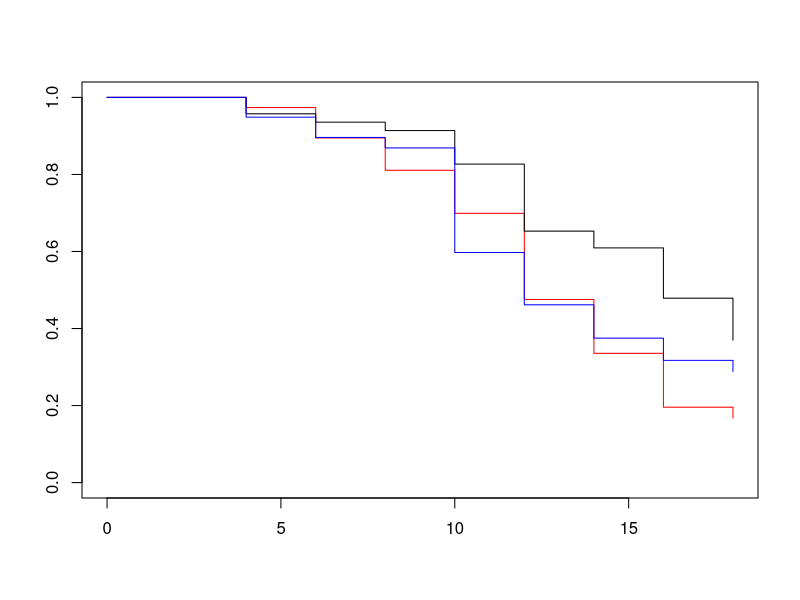
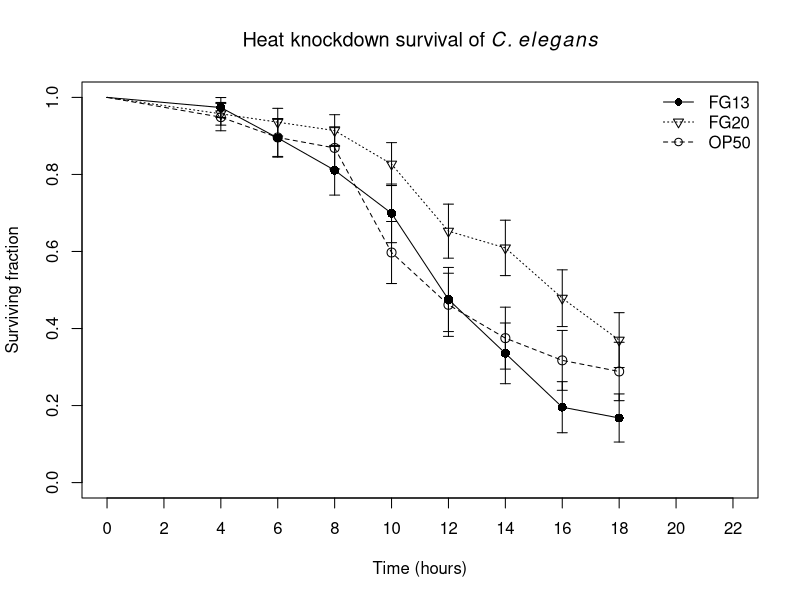
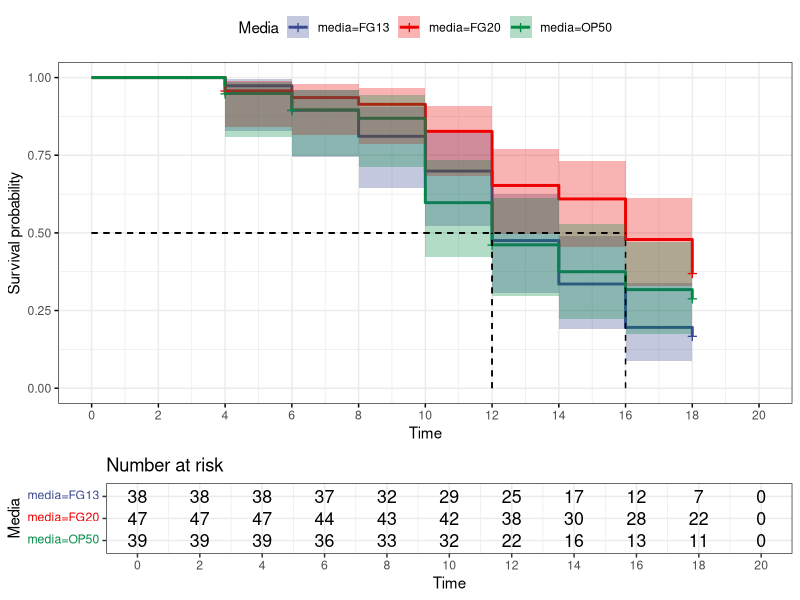
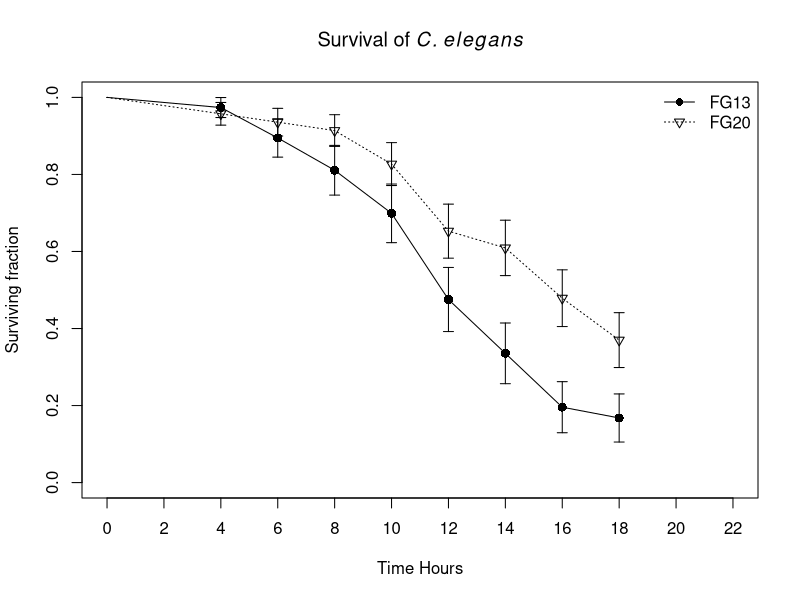
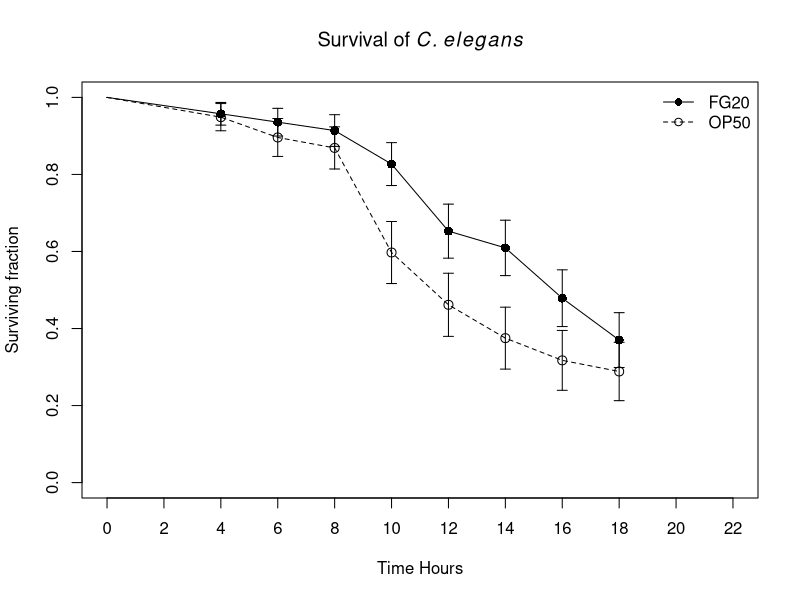
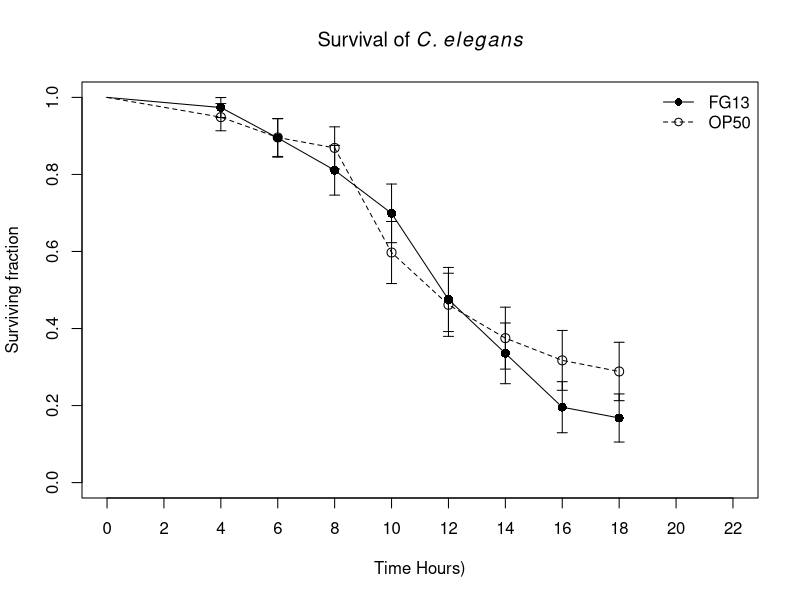
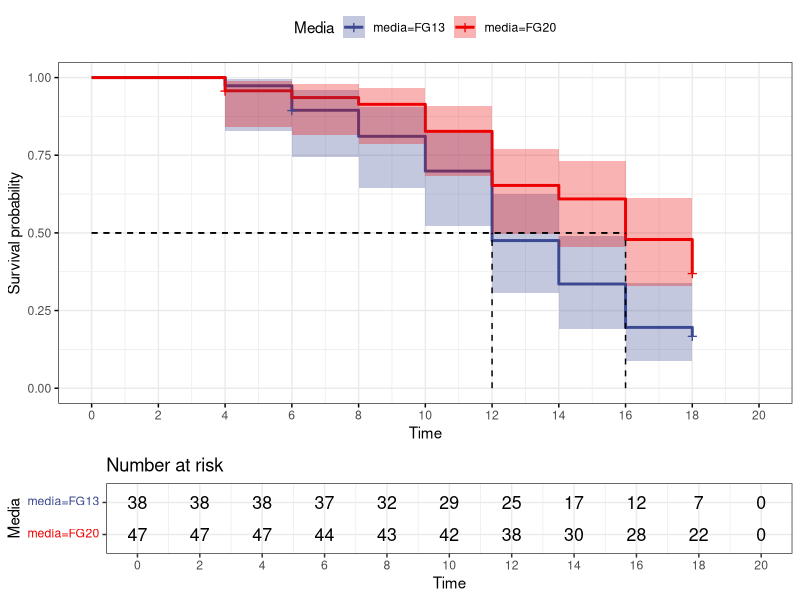
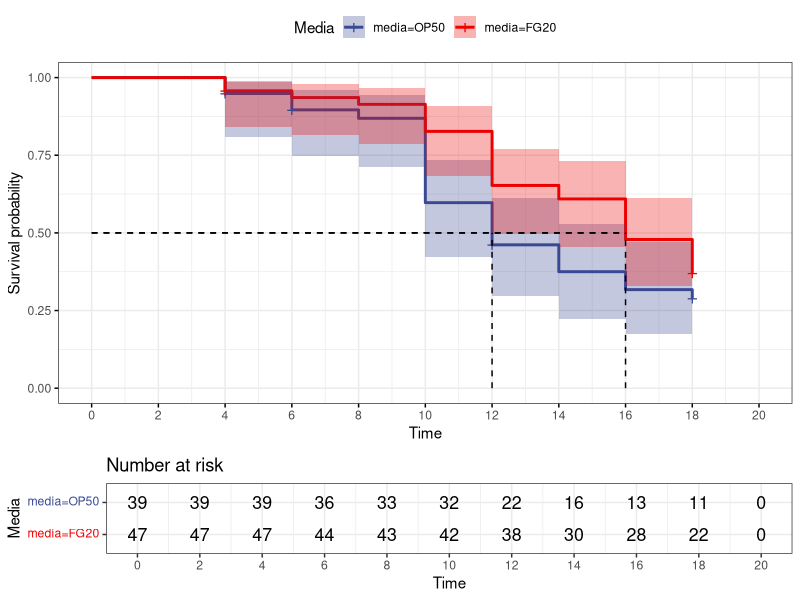

The R source for these figures, in order: (Note: this script raises an error after producing the figures.)
## ---- chunk 1
knitr::opts_chunk$set(echo = TRUE)
library(survival) 
library(here)
library(survminer)
## ---- chunk 2
data <- read.table(here('data','Worm_4days.csv'), header = TRUE, sep = ";", dec = ",")
head(data)
## ---- chunk 3
colnames(data)<-c("Time","status","media",'Replicate')
head(data)
## ---- chunk 4
data$Survobj <- with(data,Surv(data$Time, event = data$status))
km <- survfit(Survobj ~ media, data = data,conf.type = "log-log", error = "greenwood")
s_km <- summary(km)
plot(km, col = c("red","black",'blue'))
fit <- coxph(Survobj ~ media, data = data)
summary(fit)
data$media <- factor(data$media, levels = c('OP50','FG13','FG20'))
fit <- coxph(Survobj ~ media, data = data)
summary(fit)
## ---- chunk 5
df_fly_13 <- data.frame(c(0,s_km$time[1:8]),c(1,s_km$surv[1:8]),
                        c(0,s_km$std.err[1:8]))
colnames(df_fly_13) <- c('Time','Surv','Std.error')
df_fly_20 <- data.frame(c(0,s_km$time[9:16]),c(1,s_km$surv[9:16]),
                        c(0,s_km$std.err[9:16]))
colnames(df_fly_20) <- c('Time','Surv','Std.error')
df_OP50 <- data.frame(c(0,s_km$time[17:24]),c(1,s_km$surv[17:24]),
                        c(0,s_km$std.err[17:24]))
colnames(df_OP50) <- c('Time','Surv','Std.error')

plot(df_fly_13$Time[2:9],df_fly_13$Surv[2:9], pch = 16, cex = 1.2, xlab = 'Time (hours)', ylab = 'Surviving fraction', 
     main = expression('Heat knockdown survival of' ~italic(C.) ~italic(elegans)),
     xlim = c(0,22), ylim = c(0,1), xaxp = c(0,22,11))
lines(df_fly_13$Time,df_fly_13$Surv)
arrows(df_fly_13$Time, df_fly_13$Surv-df_fly_13$Std.error, df_fly_13$Time, 
       df_fly_13$Surv+df_fly_13$Std.error, length=0.05, angle=90, code=3, col = 'black')
points(df_OP50$Time[2:9],df_OP50$Surv[2:9], pch = 1, cex = 1.2)
lines(df_OP50$Time,df_OP50$Surv, lty = 2)
arrows(df_OP50$Time, df_OP50$Surv-df_OP50$Std.error,
      df_OP50$Time, df_OP50$Surv+df_OP50$Std.error, 
      length=0.05, angle=90, code=3, col = 'black')
points(df_fly_20$Time[2:9],df_fly_20$Surv[2:9], pch = 6)
lines(df_fly_20$Time,df_fly_20$Surv,lty = 3)
arrows(df_fly_20$Time, df_fly_20$Surv-df_fly_20$Std.error, df_fly_20$Time, 
       df_fly_20$Surv+df_fly_20$Std.error, length=0.05, angle=90, code=3, col = 'black')
legend('topright', pch = c(16,6,1),lty = c(1,3,2), 
       legend = c('FG13','FG20','OP50'), bty = 'n')

## ---- chunk 6
ggsurvplot(km,data = data, conf.int = TRUE, ggtheme = theme_bw(),
           risk.table = 0.25, palette ='aaas', surv.median.line = 'hv',legend.title = 'Media',break.x.by = 2) 
## ---- chunk 7
survdiff(Survobj ~media, data = data, rho = 0) 
survdiff(Survobj ~media, data = data, rho = 1) 
## ---- chunk 8
d_OP50 <- data[data$media == 'OP50',]
d_13 <- data[data$media == "FG13",]
d_20 <- data[data$media == "FG20",]
d_fly <- rbind(d_13, d_20)
d_2050 <- rbind(d_20, d_OP50)
d_1350 <- rbind(d_13, d_OP50)
## ---- chunk 9
survdiff(Surv(Time,status) ~ media, data = d_fly, rho = 0)
survdiff(Surv(Time,status) ~ media, data = d_fly, rho = 1)
fit_fly <- coxph(Surv(Time,status) ~media, data = d_fly)
summary(fit_fly)
## ---- chunk 10
survdiff(Surv(Time,status) ~ media, data = d_2050, rho = 0)
survdiff(Surv(Time,status) ~ media, data = d_2050, rho = 1)
fit_2050 <- coxph(Surv(Time,status) ~media, data = d_2050)
summary(fit_2050)
## ---- chunk 11
survdiff(Surv(Time,status) ~ media, data = d_1350, rho = 0)
survdiff(Surv(Time,status) ~ media, data = d_1350, rho = 1)
fit_1350 <- coxph(Surv(Time,status) ~media, data = d_1350)
summary(fit_1350)
## ---- chunk 12
plot(df_fly_13$Time[2:9],df_fly_13$Surv[2:9], pch = 16, cex = 1.2, xlab = 'Time Hours', 
     ylab = 'Surviving fraction', 
     main = expression('Survival of'~italic(C.) ~italic(elegans)),
     xlim = c(0,22), ylim = c(0,1), xaxp = c(0,22,11))
lines(df_fly_13$Time,df_fly_13$Surv)
arrows(df_fly_13$Time, df_fly_13$Surv-df_fly_13$Std.error, df_fly_13$Time, 
       df_fly_13$Surv+df_fly_13$Std.error, length=0.05, angle=90, code=3, col = 'black')
points(df_fly_20$Time[2:9],df_fly_20$Surv[2:9], pch = 6)
lines(df_fly_20$Time,df_fly_20$Surv,lty = 3)
arrows(df_fly_20$Time, df_fly_20$Surv-df_fly_20$Std.error, df_fly_20$Time, 
       df_fly_20$Surv+df_fly_20$Std.error, length=0.05, angle=90, code=3, col = 'black')
legend('topright', pch = c(16,6),lty = c(1,3), 
       legend = c('FG13','FG20'), bty = 'n')
## ---- chunk 13
plot(df_fly_20$Time[2:9],df_fly_20$Surv[2:9], pch = 16, cex = 1.2, xlab = 'Time Hours', 
     ylab = 'Surviving fraction', 
     main = expression('Survival of'~italic(C.) ~italic(elegans)),
     xlim = c(0,22), ylim = c(0,1), xaxp = c(0,22,11))
points(df_OP50$Time[2:9],df_OP50$Surv[2:9], pch = 1, cex = 1.2)
lines(df_OP50$Time,df_OP50$Surv, lty = 2)
arrows(df_OP50$Time, df_OP50$Surv-df_OP50$Std.error,
      df_OP50$Time, df_OP50$Surv+df_OP50$Std.error, 
      length=0.05, angle=90, code=3, col = 'black')
lines(df_fly_20$Time,df_fly_20$Surv,lty = 1)
arrows(df_fly_20$Time, df_fly_20$Surv-df_fly_20$Std.error, df_fly_20$Time, 
       df_fly_20$Surv+df_fly_20$Std.error, length=0.05, angle=90, code=3, col = 'black')
legend('topright', pch = c(16,1),lty = c(1,2), 
       legend = c('FG20', 'OP50'), bty = 'n')
## ---- chunk 14
plot(df_fly_13$Time[2:9],df_fly_13$Surv[2:9], pch = 16, cex = 1.2, xlab = 'Time Hours)', 
     ylab = 'Surviving fraction', 
     main = expression('Survival of'~italic(C.) ~italic(elegans)),
     xlim = c(0,22), ylim = c(0,1), xaxp = c(0,22,11))
lines(df_fly_13$Time,df_fly_13$Surv)
arrows(df_fly_13$Time, df_fly_13$Surv-df_fly_13$Std.error, df_fly_13$Time, 
       df_fly_13$Surv+df_fly_13$Std.error, length=0.05, angle=90, code=3, col = 'black')
points(df_OP50$Time[2:9],df_OP50$Surv[2:9], pch = 1, cex = 1.2)
lines(df_OP50$Time,df_OP50$Surv, lty = 2)
arrows(df_OP50$Time, df_OP50$Surv-df_OP50$Std.error,
      df_OP50$Time, df_OP50$Surv+df_OP50$Std.error, 
      length=0.05, angle=90, code=3, col = 'black')
legend('topright', pch = c(16,1),lty = c(1,2), 
       legend = c('FG13','OP50'), bty = 'n')
## ---- chunk 15
km_fly <- survfit(Surv(Time,status) ~ media, data = d_fly,conf.type = "log-log", error = "greenwood")
km_2050 <- survfit(Surv(Time,status) ~ media, data = d_2050,conf.type = "log-log", error = "greenwood")
km_1350 <- survfit(Surv(Time,status) ~ media, data = d_1350,conf.type = "log-log", error = "greenwood")
ggsurvplot(km_fly,data = d_fly, conf.int = TRUE,
           ggtheme = theme_bw(),risk.table = 0.25,
           palette ='aaas', surv.median.line = 'hv',
           legend.title = 'Media',break.x.by = 2)
ggsurvplot(km_2050,data = d_2050, conf.int = TRUE, 
          ggtheme = theme_bw(), risk.table = 0.25,
          palette ='aaas', surv.median.line = 'hv',
          legend.title = 'Media',break.x.by = 2)
ggsurvplot(km_1350,data = d_1350, conf.int = TRUE, 
           ggtheme = theme_bw(),risk.table = 0.25,
           palette ='aaas', surv.median.line = 'hv',
           legend.title = 'Media', break.x.by = 2) 
## ---- chunk 16
data_2 <- read.table(here('data', 'worm_second.csv'), header = TRUE,
                     sep = ';')
head(data_2)
colnames(data_2) <- c('Time','media','Metabolite','status')
data_2_rep <- subset(data_2, Metabolite == 0)
## ---- chunk 17
plot(survfit(fit, newdata = data.frame(media = 'FG20')), lty = 2, xaxp = c(0,18,9), col = 'blue',
     main = 'Predictions for model and sample data',
     xlab = 'Time Hours')
lines(survfit(fit, newdata = data.frame(media = 'FG13')), col = 'firebrick')
lines(survfit(fit, newdata = data.frame(media = 'OP50')), lty =3)
points(df_OP50$Time, df_OP50$Surv, col = 'black', pch = 16)
points(df_fly_13$Time,df_fly_13$Surv, col = 'firebrick', pch = 16)
points(df_fly_20$Time,df_fly_20$Surv, col = 'blue', pch = 16)
legend('topright', pch = 16,lty = c(1,3,2), 
       col = c('firebrick','blue','black'), 
       legend = c('FG13','FG20','OP50'), bty = 'n')
## ---- chunk 18
data_2_rep$Survobj <- with(data_2_rep,
                           Surv(data_2_rep$Time, event = data_2_rep$status))
km_2 <- survfit(Survobj ~ media, data = data_2_rep,conf.type = "log-log", 
              error = "greenwood")
s_km_2 <- summary(km_2)
plot(km_2)
fit_2 <- coxph(Survobj ~ media, data = data_2_rep)
summary(fit_2)
data_2_rep$media <- factor(data_2_rep$media, c('OP50','FG13','FG20'))
fit_2 <- coxph(Survobj ~ media, data = data_2_rep)
summary(fit_2)

## ---- chunk 19

df_fly_13_2 <- data.frame(c(0,s_km_2$time[1:8]),c(1,s_km_2$surv[1:8]),
                        c(0,s_km_2$std.err[1:8]))
colnames(df_fly_13_2) <- c('Time','Surv','Std.error')
df_fly_20_2 <- data.frame(c(0,s_km_2$time[9:14]),c(1,s_km_2$surv[9:14]),
                        c(0,s_km_2$std.err[9:14]))
colnames(df_fly_20_2) <- c('Time','Surv','Std.error')
df_OP50_2 <- data.frame(c(0,s_km_2$time[15:24]),c(1,s_km_2$surv[15:24]),
                        c(0,s_km_2$std.err[15:24]))
colnames(df_OP50_2) <- c('Time','Surv','Std.error')

plot(df_fly_13_2$Time[2:9],df_fly_13_2$Surv[2:9], pch = 16, cex = 1.2, xlab = 'Time (hours)', 
     ylab = 'Surviving fraction', 
     main = expression('Survival of'~italic(C.) ~italic(elegans) ~'replicate 2' ),
     xlim = c(0,22), ylim = c(0,1), xaxp = c(0,22,11))
lines(df_fly_13_2$Time,df_fly_13_2$Surv)
arrows(df_fly_13_2$Time, df_fly_13_2$Surv-df_fly_13_2$Std.error, df_fly_13_2$Time, df_fly_13_2$Surv+df_fly_13_2$Std.error, length=0.05, angle=90, code=3, col = 'black')
points(df_OP50_2$Time[2:9],df_OP50_2$Surv[2:9], pch = 1, cex = 1.2)
lines(df_OP50_2$Time,df_OP50_2$Surv, lty = 2)
arrows(df_OP50_2$Time, df_OP50_2$Surv-df_OP50_2$Std.error,
      df_OP50_2$Time, df_OP50_2$Surv+df_OP50_2$Std.error, 
      length=0.05, angle=90, code=3, col = 'black')
points(df_fly_20_2$Time[2:9],df_fly_20_2$Surv[2:9], pch = 6)
lines(df_fly_20_2$Time,df_fly_20_2$Surv,lty = 3)
arrows(df_fly_20_2$Time, df_fly_20_2$Surv-df_fly_20_2$Std.error, df_fly_20_2$Time, df_fly_20_2$Surv+df_fly_20_2$Std.error, length=0.05, angle=90, code=3, col = 'black')
legend('topright', pch = c(16,6,1),lty = c(1,3,2), 
       legend = c('FG13','FG20','OP50'), bty = 'n')

## ---- chunk 20
plot(survfit(fit, newdata = data.frame(media = 'FG20')), lty = 2, xaxp = c(0,18,9), col = 'blue',
     main = 'Predictions from old model and new data points',
     xlab = 'hours heat stress')
lines(survfit(fit, newdata = data.frame(media = 'FG13')), col = 'firebrick')
lines(survfit(fit, newdata = data.frame(media = 'OP50')), lty =3)
points(df_OP50_2$Time, df_OP50_2$Surv, col = 'black', pch = 16)
points(df_fly_13_2$Time,df_fly_13_2$Surv, col = 'firebrick', pch = 16)
points(df_fly_20_2$Time,df_fly_20_2$Surv, col = 'blue', pch = 16)
legend('topright', pch = 16,lty = c(1,3,2), 
       col = c('firebrick','blue','black'),
       legend = c('FG13','FG20','OP50'), bty = 'n')
## ---- chunk 21
plot(df_fly_13$Time[2:9],df_fly_13$Surv[2:9], pch = 16, cex = 1.2, xlab = 'Heatstress (hours)', 
     ylab = 'Surviving fraction', 
     main = expression('Survival of' ~ italic(C.) ~italic(elegans) ~' from flygut 13' ~degree*C),
     xlim = c(0,22), ylim = c(0,1), xaxp = c(0,22,11))
lines(df_fly_13$Time,df_fly_13$Surv)
arrows(df_fly_13$Time, df_fly_13$Surv-df_fly_13$Std.error, df_fly_13$Time, 
       df_fly_13$Surv+df_fly_13$Std.error, length=0.05, angle=90, code=3, col = 'black')
points(df_fly_13_2$Time[2:9],df_fly_13_2$Surv[2:9], pch = 1, cex = 1.2) 
lines(df_fly_13_2$Time,df_fly_13_2$Surv, lty = 2)
arrows(df_fly_13_2$Time, df_fly_13_2$Surv-df_fly_13_2$Std.error, df_fly_13_2$Time, df_fly_13_2$Surv+df_fly_13_2$Std.error, length=0.05, angle=90, code=3, col = 'black')
legend('topright', pch = c(16,1),lty = c(1,2), 
       legend = c('Old dataset', 'New dataset'), bty = 'n')
## ---- chunk 22
data$Group <- rep(1,length(data$Time))
data <- cbind(data[1:3],data[5:6])
data_2_rep$Group <- rep(2,length(data_2_rep$Time))
data_2_rep <- cbind(data_2_rep[,1:2],data_2_rep[,4:6])
d_OP50 <- data[data$media == 'OP50',]
d_13 <- data[data$media == 'FG13',]
d_20 <- data[data$media == 'FG20',]
d_OP50_2 <- data_2_rep[data_2_rep$media == 'OP50',]
d_13_2 <- data_2_rep[data_2_rep$media == "FG13",]
d_20_2 <- data_2_rep[data_2_rep$media == "FG20",]

fly_13 <- rbind(d_13,d_13_2)
survdiff(Surv(Time,status) ~Group, data = fly_13, rho = 0)
fit_fly_13 <- coxph(Surv(Time,status) ~Group, data = fly_13)
summary(fit_fly_13)
## ---- chunk 23
plot(df_fly_20$Time[2:9],df_fly_20$Surv[2:9], pch = 16, cex = 1.2, xlab = 'Heatstress (hours)', 
     ylab = 'Surviving fraction', 
     main = expression('Survival of' ~ italic(C.) ~italic(elegans) ~' from FG20' ~degree*C),
     xlim = c(0,22), ylim = c(0,1), xaxp = c(0,22,11))
lines(df_fly_20$Time,df_fly_20$Surv)
arrows(df_fly_20$Time, df_fly_20$Surv-df_fly_20$Std.error, df_fly_20$Time, 
       df_fly_20$Surv+df_fly_20$Std.error, length=0.05, angle=90, code=3, col = 'black')
points(df_fly_20_2$Time[2:9],df_fly_20_2$Surv[2:9], pch = 1, cex = 1.2) 
lines(df_fly_20_2$Time,df_fly_20_2$Surv, lty = 2)
arrows(df_fly_20_2$Time, df_fly_20_2$Surv-df_fly_20_2$Std.error, df_fly_20_2$Time, df_fly_20_2$Surv+df_fly_20_2$Std.error, length=0.05, angle=90, code=3, col = 'black')
legend('topright', pch = c(16,1),lty = c(1,2), 
       legend = c('Old dataset', 'New dataset'), bty = 'n')
## ---- chunk 24
fly_20 <- rbind(d_20,d_20_2)
survdiff(Surv(Time,status) ~Group, data = fly_20, rho = 0)
km_fly_20 <-survfit(Surv(Time,status) ~Group, data = fly_20)
ggsurvplot(km_fly_20, conf.int = TRUE, palette = 'aaas')
fit_fly_20 <- coxph(Surv(Time,status) ~Group, data = fly_20)
summary(fit_fly_20)
## ---- chunk 25
plot(df_OP50$Time[2:9],df_OP50$Surv[2:9], pch = 16, cex = 1.2, xlab = 'Heatstress (hours)', 
     ylab = 'Surviving fraction', 
     main = expression('Survival of' ~ italic(C.) ~italic(elegans) ~ 'from OP50'),
     xlim = c(0,22), ylim = c(0,1), xaxp = c(0,22,11))
lines(df_OP50$Time,df_OP50$Surv)
arrows(df_OP50$Time, df_OP50$Surv-df_OP50$Std.error, df_OP50$Time, 
       df_OP50$Surv+df_OP50$Std.error, length=0.05, angle=90, code=3, col = 'black')
points(df_OP50_2$Time[2:9],df_OP50_2$Surv[2:9], pch = 1, cex = 1.2) 
lines(df_OP50_2$Time,df_OP50_2$Surv, lty = 2)
arrows(df_OP50_2$Time, df_OP50_2$Surv-df_OP50_2$Std.error, df_OP50_2$Time, df_OP50_2$Surv+df_OP50_2$Std.error, length=0.05, angle=90, code=3, col = 'black')
legend('topright', pch = c(16,1),lty = c(1,2), 
       legend = c('Old dataset', 'New dataset'), bty = 'n')
## ---- chunk 26
OP50 <- rbind(d_OP50,d_OP50_2)
survdiff(Surv(Time,status) ~Group, data = OP50, rho = 0)
fit_OP50 <- coxph(Surv(Time,status) ~Group, data = OP50)
summary(fit_OP50)
## ---- chunk 27
d_1350_2 <- rbind(d_OP50_2,d_13_2)
survdiff(Surv(Time,status) ~media, data = d_1350_2)
d_2050_2 <- rbind(d_OP50_2,d_20_2)
survdiff(Surv(Time,status) ~media, data = d_2050_2)
d_1320_2 <- rbind(d_13_2,d_20_2)
survdiff(Surv(Time,status) ~media, data = d_1320_2)
